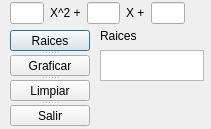
<?xml version="1.0" encoding="UTF-8"?>
<ui version="4.0">
 <class>Dialog</class>
 <widget class="QDialog" name="Dialog">
  <property name="geometry">
   <rect>
    <x>0</x>
    <y>0</y>
    <width>211</width>
    <height>129</height>
   </rect>
  </property>
  <property name="sizePolicy">
   <sizepolicy hsizetype="Ignored" vsizetype="Ignored">
    <horstretch>0</horstretch>
    <verstretch>0</verstretch>
   </sizepolicy>
  </property>
  <property name="windowTitle">
   <string>Ecuaciones Cuadraticas</string>
  </property>
  <widget class="QLabel" name="label_3">
   <property name="geometry">
    <rect>
     <x>100</x>
     <y>30</y>
     <width>45</width>
     <height>11</height>
    </rect>
   </property>
   <property name="text">
    <string>Raices</string>
   </property>
   <property name="buddy">
    <cstring>raices_text</cstring>
   </property>
  </widget>
  <widget class="QTextEdit" name="raices_text">
   <property name="geometry">
    <rect>
     <x>100</x>
     <y>50</y>
     <width>104</width>
     <height>31</height>
    </rect>
   </property>
   <property name="readOnly">
    <bool>true</bool>
   </property>
  </widget>
  <widget class="QWidget" name="layoutWidget">
   <property name="geometry">
    <rect>
     <x>10</x>
     <y>0</y>
     <width>201</width>
     <height>26</height>
    </rect>
   </property>
   <layout class="QHBoxLayout" name="horizontalLayout">
    <item>
     <widget class="QLineEdit" name="a_edit"/>
    </item>
    <item>
     <widget class="QLabel" name="label">
      <property name="text">
       <string>X^2 +</string>
      </property>
     </widget>
    </item>
    <item>
     <widget class="QLineEdit" name="b_edit"/>
    </item>
    <item>
     <widget class="QLabel" name="label_2">
      <property name="text">
       <string>X +</string>
      </property>
     </widget>
    </item>
    <item>
     <widget class="QLineEdit" name="c_edit"/>
    </item>
    <item>
     <spacer name="horizontalSpacer">
      <property name="orientation">
       <enum>Qt::Horizontal</enum>
      </property>
      <property name="sizeHint" stdset="0">
       <size>
        <width>100</width>
        <height>20</height>
       </size>
      </property>
     </spacer>
    </item>
   </layout>
  </widget>
  <widget class="QSplitter" name="splitter">
   <property name="geometry">
    <rect>
     <x>10</x>
     <y>30</y>
     <width>80</width>
     <height>96</height>
    </rect>
   </property>
   <property name="orientation">
    <enum>Qt::Vertical</enum>
   </property>
   <widget class="QPushButton" name="raices">
    <property name="text">
     <string>Raices</string>
    </property>
   </widget>
   <widget class="QPushButton" name="graficar">
    <property name="text">
     <string>Graficar</string>
    </property>
   </widget>
   <widget class="QPushButton" name="limpiar">
    <property name="text">
     <string>Limpiar</string>
    </property>
   </widget>
   <widget class="QPushButton" name="salir_btn">
    <property name="text">
     <string>Salir</string>
    </property>
   </widget>
  </widget>
 </widget>
 <tabstops>
  <tabstop>a_edit</tabstop>
  <tabstop>b_edit</tabstop>
  <tabstop>c_edit</tabstop>
  <tabstop>raices</tabstop>
  <tabstop>graficar</tabstop>
  <tabstop>limpiar</tabstop>
  <tabstop>salir_btn</tabstop>
  <tabstop>raices_text</tabstop>
 </tabstops>
 <resources/>
 <connections>
  <connection>
   <sender>salir_btn</sender>
   <signal>clicked()</signal>
   <receiver>Dialog</receiver>
   <slot>reject()</slot>
   <hints>
    <hint type="sourcelabel">
     <x>61</x>
     <y>132</y>
    </hint>
    <hint type="destinationlabel">
     <x>104</x>
     <y>129</y>
    </hint>
   </hints>
  </connection>
 </connections>
</ui>
